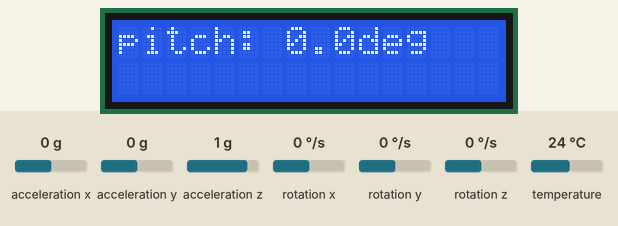
Simulated run of this sketch. Board: Arduino Leonardo, built with avr-gcc and run on an emulated ATmega32U4. Parts: 16×2 character LCD. The inputs (shaded band) are chosen by the test bench; at power-on: rotation x 0 °/s, acceleration x 0 g, acceleration z 1 g, acceleration y 0 g, rotation y 0 °/s, rotation z 0 °/s, temperature 24 °C. What the sketch prints to the serial monitor is not drawn.

Above: at 3.7 s.
3.8 s: rotation x set to -192 °/s
At 4.07 s:
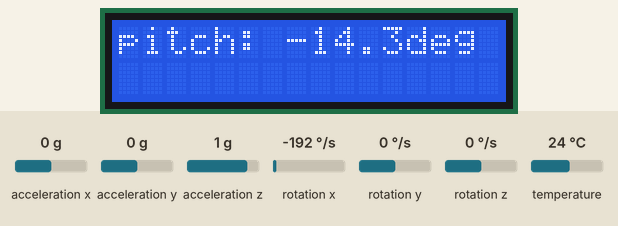
5.4 s: acceleration x set to -1.4 g
At 5.68 s:
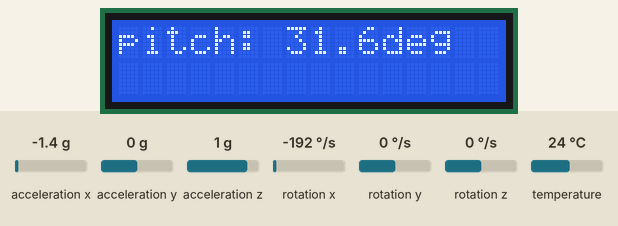
7.3 s: acceleration z set to 0.8 g
At 9.0 s:
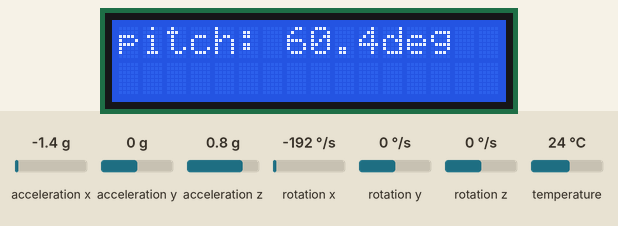
9.2 s: acceleration x set to 0.8 g
At 9.49 s:
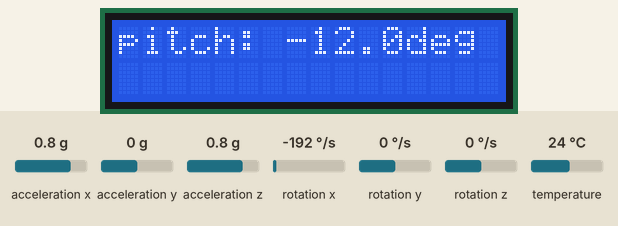
10.8 s: acceleration z set to -1.4 g
At 11.11 s:
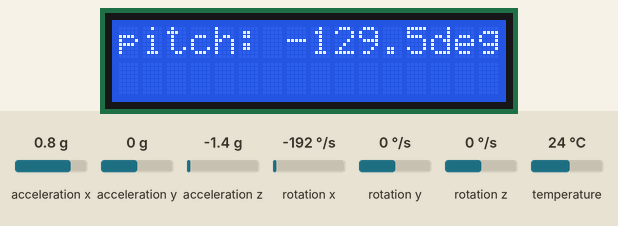
12.4 s: acceleration z set to 0 g
At 13.5 s:
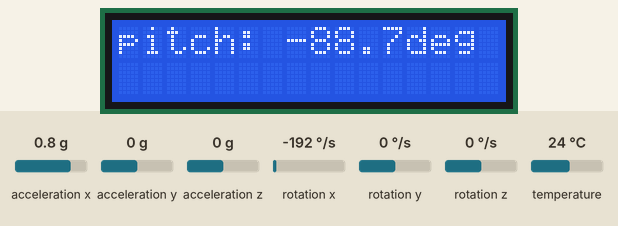
Timing chart, 0 to 15.1 s (numbered marks = the images above; inputs shaded):
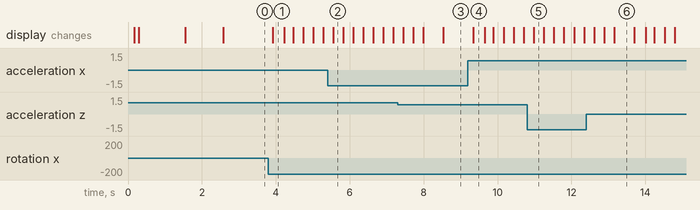

Measured:
- after the input at 3.8 s, the display: changes after 0.12 s (image 1)
- after the input at 9.2 s, the display: changes after 0.15 s (image 4)
- what the display in image 6 shows lasts 0.5 s, from 13.2 s to 13.7 s

The sketch:

BR_mpu_calib.ino
```cpp
#include <Adafruit_MPU6050.h>
#include <Adafruit_Sensor.h>
#include <Wire.h>
#include "LCD_I2C.h"

Adafruit_MPU6050 mpu;
LCD_I2C lcd(0x27); // Default address of most PCF8574 modules is 0x27, change according

// Calibration variables
float gyro_x_offset, gyro_y_offset, gyro_z_offset;

// Kalman Filter sample rate
#define DT 10000 // 10 msec time step for main loop -> 100 Hz
// lcd fps
#define DT_lcd 250 // 4 fps for LCD screen

const float dt = 0.01; // Kalman Filter time step in seconds

// Sensor measurements placeholders
sensors_event_t a, g, temp;

float pitch_est; // variable for pitch estimation
float pitch_meas, rate_meas; // computed pitch & rate from sensor measurements

float pitch_est_k, bias_est_k; // Kalman filter states
uint32_t last_time = 0;
uint32_t last_time_lcd = 0;

void setup() {
  // Serial
  Serial.begin(115200);

  while (!Serial) {
    delay(10); // will pause Zero, Leonardo, etc until serial console opens
  }

  // Try to initialize!
  if (!mpu.begin()) {
    Serial.println("Failed to find MPU6050 chip");
    while (1) {
      delay(10);
    }
  }

  mpu.setAccelerometerRange(MPU6050_RANGE_8_G);
  mpu.setGyroRange(MPU6050_RANGE_250_DEG);
  mpu.setFilterBandwidth(MPU6050_BAND_21_HZ);
  Serial.println("");
  delay(100);

  // If you are using more I2C devices using the Wire library use lcd.begin(false)
  lcd.begin(false); // lcd.begin(false) stop the library(LCD_I2C) from calling Wire.begin()
  lcd.backlight();
  delay(100);

  Serial.println("Calibrating gyro...");

  lcd.print("Calibrating gyro");
  lcd.setCursor(0, 6);
  lcd.print("...");
  while (calibrateGyro());
  Serial.println("Gyro calibrated.");
  lcd.clear();
  lcd.setCursor(0,0);
  lcd.print("Gyro calibrated!");
  delay(1000);
  lcd.clear();
  Serial.println("Measurements started:");

  // initialize pitchEst, rateEst
  pitch_est = 0;

  pitch_est_k = 0;
  bias_est_k = 0;
  Serial.println("Complementary_filter, Kalman_filter");
}

void loop() {

  // Get new sensor events with the readings
  mpu.getEvent(&a, &g, &temp);
  pitch_meas = estimatePitchFromAcc(a); // "measured pitch"
  pitch_est = complementaryFilter(pitch_meas, (g.gyro.x - gyro_x_offset)*RAD_TO_DEG, dt);
  kalmanFilter(pitch_meas, (g.gyro.x - gyro_x_offset)*RAD_TO_DEG, dt);

  // Print out the values
  //Serial.print(a.acceleration.x);
  //Serial.print(",");
  //Serial.print(a.acceleration.y);
  //Serial.print(",");
  //Serial.print(a.acceleration.z);
  //erial.println("");
  //Serial.print((g.gyro.x - gyro_x_offset)*RAD_TO_DEG);
  //Serial.print(",");
  //Serial.print((g.gyro.y - gyro_y_offset)*RAD_TO_DEG);
  //Serial.print(",");
  //Serial.print((g.gyro.z - gyro_z_offset)*RAD_TO_DEG);
  Serial.print(pitch_est);
  Serial.print(",");
  Serial.print(pitch_est_k);
  Serial.println("");

  // update lcd with 1/DT_lcd Hz
  if (millis() - last_time_lcd > DT_lcd) {
    lcd.clear();
    lcd.setCursor(0,0);
    lcd.print("pitch: ");
    lcd.print(pitch_est_k,1);
    lcd.print("deg");
    last_time_lcd = millis();
  }

  while (micros() - last_time < DT);
  last_time = micros();
}


int countSampleRate() {
  float t_0 = millis();
  int counter = 0;

  while (millis()-t_0 < 30000 ) {
    sensors_event_t a, g, temp;
    mpu.getEvent(&a, &g, &temp);
    counter = counter+1;
    delay(8);
  }
  Serial.println(counter/30);
  return counter/30;
}

bool calibrateGyro() {
  int16_t gyro_x_buffer[100], gyro_y_buffer[100], gyro_z_buffer[100];
  gyro_x_offset = 0;
  gyro_y_offset = 0;
  gyro_z_offset = 0;

  for (uint8_t i = 0; i < 100; i++) {
    mpu.getEvent(&a, &g, &temp);
    gyro_x_buffer[i] = g.gyro.x;
    gyro_y_buffer[i] = g.gyro.y;
    gyro_z_buffer[i] = g.gyro.z;
    gyro_x_offset += g.gyro.x;
    gyro_y_offset += g.gyro.y;
    gyro_z_offset += g.gyro.z;
    delay(10);
  }

  if (!checkMinMaxGyro(gyro_x_buffer, 100, 15) || !checkMinMaxGyro(gyro_y_buffer, 100, 15) || !checkMinMaxGyro(gyro_z_buffer, 100, 15)) { // check min and max differ by no more than 15 deg/s
    return 1;
  }
  else {
    gyro_x_offset /= 100.0f;
    gyro_y_offset /= 100.0f;
    gyro_z_offset /= 100.0f;
    return 0;
  }
}

bool checkMinMaxGyro(int16_t *array, uint8_t length, int16_t maxDifference) {
  int16_t min = array[0], max = array[0];
  for (uint8_t i = 1; i< length; i++) {
    if (array[i] < min){
      min = array[i];
      }
    else if (array[i] > max) {
      max = array[i];
      }
  }
  return (max-min)*57.3f < maxDifference; // conversion to deg/s
}


float estimatePitchFromAcc(sensors_event_t a) {
  return -atan2(a.acceleration.x, a.acceleration.z) * RAD_TO_DEG;
}

float complementaryFilter(float pitch_meas, float rate_meas, float dt) {
  return 0.95f*(pitch_est + dt*rate_meas) + 0.05f*pitch_meas;
}

void kalmanFilter(float pitch_meas, float rate_meas, float dt) { // meas = measurement
  const float K[2] = {0.08, -0.060}; // {0.033810, -0.025380}

  float y_e = (pitch_meas - pitch_est_k);
  pitch_est_k += dt*(rate_meas-bias_est_k); // - bias_est_k
  pitch_est_k += K[0] * y_e;
  bias_est_k  += K[1] * y_e;

}
```
